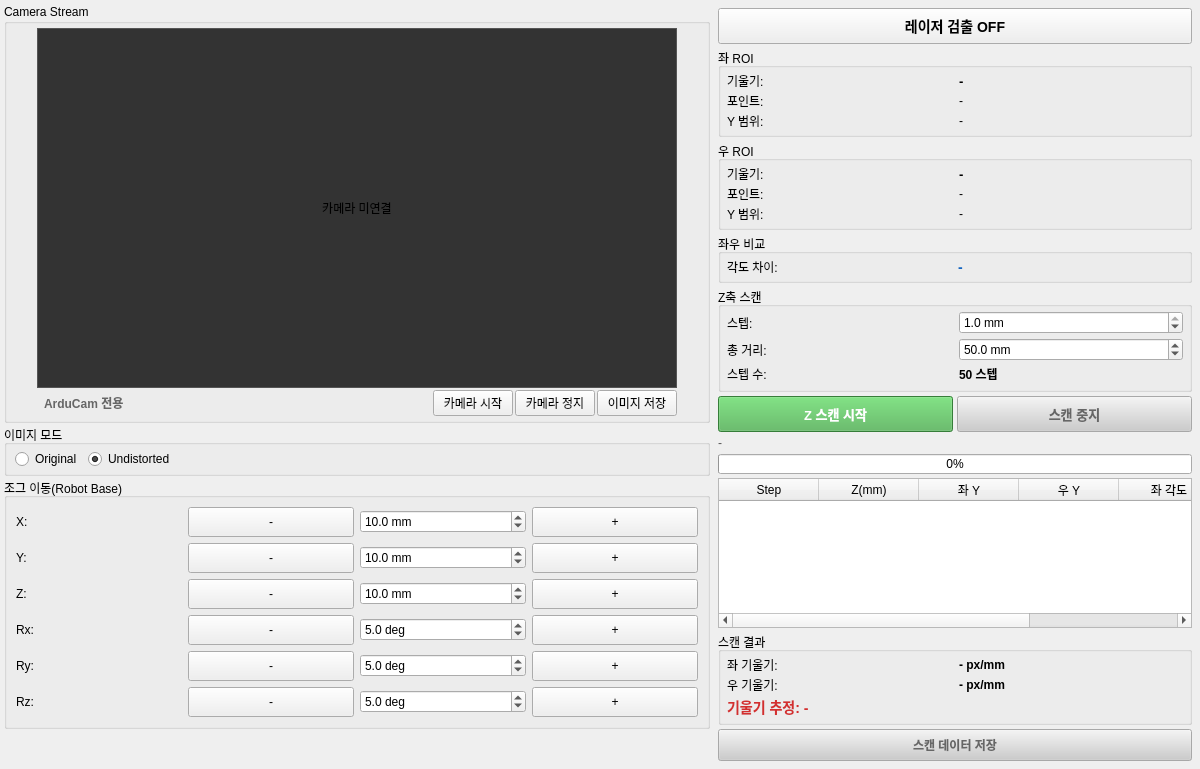
<?xml version="1.0" encoding="UTF-8"?>
<ui version="4.0">
 <class>TabLaserScan</class>
 <widget class="QWidget" name="TabLaserScan">
  <property name="geometry">
   <rect>
    <x>0</x>
    <y>0</y>
    <width>1200</width>
    <height>700</height>
   </rect>
  </property>
  <layout class="QHBoxLayout" name="horizontalLayoutMain">
   <property name="spacing"><number>4</number></property>
   <property name="leftMargin"><number>4</number></property>
   <property name="topMargin"><number>4</number></property>
   <property name="rightMargin"><number>4</number></property>
   <property name="bottomMargin"><number>4</number></property>

   <!-- ========== LEFT PANEL: Camera + Jog ========== -->
   <item>
    <widget class="QWidget" name="widgetLeft">
     <layout class="QVBoxLayout" name="verticalLayoutLeft">
      <property name="spacing"><number>2</number></property>
      <property name="leftMargin"><number>0</number></property>
      <property name="topMargin"><number>0</number></property>
      <property name="rightMargin"><number>0</number></property>
      <property name="bottomMargin"><number>0</number></property>

      <!-- Camera Stream -->
      <item>
       <widget class="QGroupBox" name="groupCameraStream">
        <property name="title"><string>Camera Stream</string></property>
        <property name="maximumSize">
         <size><width>710</width><height>16777215</height></size>
        </property>
        <layout class="QVBoxLayout" name="verticalLayoutCamera">
         <property name="spacing"><number>2</number></property>
         <property name="leftMargin"><number>30</number></property>
         <property name="topMargin"><number>4</number></property>
         <property name="rightMargin"><number>30</number></property>
         <property name="bottomMargin"><number>4</number></property>
         <item>
          <widget class="QLabel" name="labelCameraView">
           <property name="sizePolicy">
            <sizepolicy hsizetype="Fixed" vsizetype="Fixed">
             <horstretch>0</horstretch>
             <verstretch>0</verstretch>
            </sizepolicy>
           </property>
           <property name="minimumSize"><size><width>640</width><height>360</height></size></property>
           <property name="maximumSize"><size><width>640</width><height>360</height></size></property>
           <property name="styleSheet"><string>background-color: #333333; border: 1px solid #555555;</string></property>
           <property name="text"><string>카메라 미연결</string></property>
           <property name="alignment"><set>Qt::AlignCenter</set></property>
          </widget>
         </item>
         <item>
          <layout class="QHBoxLayout" name="horizontalLayoutCameraButtons">
           <item>
            <widget class="QLabel" name="labelCameraType">
             <property name="text"><string>ArduCam 전용</string></property>
             <property name="styleSheet"><string>font-weight: bold; color: #666; padding: 4px;</string></property>
            </widget>
           </item>
           <item>
            <spacer name="horizontalSpacerCameraLabel">
             <property name="orientation"><enum>Qt::Horizontal</enum></property>
             <property name="sizeHint" stdset="0"><size><width>20</width><height>20</height></size></property>
            </spacer>
           </item>
           <item>
            <widget class="QPushButton" name="btnStartCamera">
             <property name="text"><string>카메라 시작</string></property>
            </widget>
           </item>
           <item>
            <widget class="QPushButton" name="btnStopCamera">
             <property name="text"><string>카메라 정지</string></property>
            </widget>
           </item>
           <item>
            <widget class="QPushButton" name="btnSaveImage">
             <property name="text"><string>이미지 저장</string></property>
            </widget>
           </item>
          </layout>
         </item>
        </layout>
       </widget>
      </item>

      <!-- 이미지 모드 -->
      <item>
       <widget class="QGroupBox" name="groupImageMode">
        <property name="sizePolicy">
         <sizepolicy hsizetype="Preferred" vsizetype="Fixed">
          <horstretch>0</horstretch>
          <verstretch>0</verstretch>
         </sizepolicy>
        </property>
        <property name="title"><string>이미지 모드</string></property>
        <layout class="QHBoxLayout" name="horizontalLayoutImageMode">
         <property name="leftMargin"><number>8</number></property>
         <property name="topMargin"><number>4</number></property>
         <property name="rightMargin"><number>8</number></property>
         <property name="bottomMargin"><number>4</number></property>
         <item>
          <widget class="QRadioButton" name="radioOriginal">
           <property name="text"><string>Original</string></property>
          </widget>
         </item>
         <item>
          <widget class="QRadioButton" name="radioUndistorted">
           <property name="text"><string>Undistorted</string></property>
           <property name="checked"><bool>true</bool></property>
          </widget>
         </item>
         <item>
          <spacer name="horizontalSpacerImageMode">
           <property name="orientation"><enum>Qt::Horizontal</enum></property>
           <property name="sizeHint" stdset="0"><size><width>40</width><height>20</height></size></property>
          </spacer>
         </item>
        </layout>
       </widget>
      </item>

      <!-- 조그 이동(Robot Base) -->
      <item>
       <widget class="QGroupBox" name="groupJogMove">
        <property name="title"><string>조그 이동(Robot Base)</string></property>
        <layout class="QVBoxLayout" name="verticalLayoutJog">
         <item>
          <layout class="QGridLayout" name="gridLayoutJog">
           <!-- X축 -->
           <item row="0" column="0">
            <widget class="QLabel" name="labelJogX">
             <property name="text"><string>X:</string></property>
            </widget>
           </item>
           <item row="0" column="1">
            <widget class="QPushButton" name="btnJogXMinus">
             <property name="text"><string>-</string></property>
             <property name="minimumSize"><size><width>40</width><height>30</height></size></property>
            </widget>
           </item>
           <item row="0" column="2">
            <widget class="QDoubleSpinBox" name="spinJogStepX">
             <property name="suffix"><string> mm</string></property>
             <property name="decimals"><number>1</number></property>
             <property name="minimum"><double>0.100000000000000</double></property>
             <property name="maximum"><double>100.000000000000000</double></property>
             <property name="value"><double>10.000000000000000</double></property>
            </widget>
           </item>
           <item row="0" column="3">
            <widget class="QPushButton" name="btnJogXPlus">
             <property name="text"><string>+</string></property>
             <property name="minimumSize"><size><width>40</width><height>30</height></size></property>
            </widget>
           </item>
           <!-- Y축 -->
           <item row="1" column="0">
            <widget class="QLabel" name="labelJogY">
             <property name="text"><string>Y:</string></property>
            </widget>
           </item>
           <item row="1" column="1">
            <widget class="QPushButton" name="btnJogYMinus">
             <property name="text"><string>-</string></property>
             <property name="minimumSize"><size><width>40</width><height>30</height></size></property>
            </widget>
           </item>
           <item row="1" column="2">
            <widget class="QDoubleSpinBox" name="spinJogStepY">
             <property name="suffix"><string> mm</string></property>
             <property name="decimals"><number>1</number></property>
             <property name="minimum"><double>0.100000000000000</double></property>
             <property name="maximum"><double>100.000000000000000</double></property>
             <property name="value"><double>10.000000000000000</double></property>
            </widget>
           </item>
           <item row="1" column="3">
            <widget class="QPushButton" name="btnJogYPlus">
             <property name="text"><string>+</string></property>
             <property name="minimumSize"><size><width>40</width><height>30</height></size></property>
            </widget>
           </item>
           <!-- Z축 -->
           <item row="2" column="0">
            <widget class="QLabel" name="labelJogZ">
             <property name="text"><string>Z:</string></property>
            </widget>
           </item>
           <item row="2" column="1">
            <widget class="QPushButton" name="btnJogZMinus">
             <property name="text"><string>-</string></property>
             <property name="minimumSize"><size><width>40</width><height>30</height></size></property>
            </widget>
           </item>
           <item row="2" column="2">
            <widget class="QDoubleSpinBox" name="spinJogStepZ">
             <property name="suffix"><string> mm</string></property>
             <property name="decimals"><number>1</number></property>
             <property name="minimum"><double>0.100000000000000</double></property>
             <property name="maximum"><double>100.000000000000000</double></property>
             <property name="value"><double>10.000000000000000</double></property>
            </widget>
           </item>
           <item row="2" column="3">
            <widget class="QPushButton" name="btnJogZPlus">
             <property name="text"><string>+</string></property>
             <property name="minimumSize"><size><width>40</width><height>30</height></size></property>
            </widget>
           </item>
           <!-- Rx축 -->
           <item row="3" column="0">
            <widget class="QLabel" name="labelJogRx">
             <property name="text"><string>Rx:</string></property>
            </widget>
           </item>
           <item row="3" column="1">
            <widget class="QPushButton" name="btnJogRxMinus">
             <property name="text"><string>-</string></property>
             <property name="minimumSize"><size><width>40</width><height>30</height></size></property>
            </widget>
           </item>
           <item row="3" column="2">
            <widget class="QDoubleSpinBox" name="spinJogStepRx">
             <property name="suffix"><string> deg</string></property>
             <property name="decimals"><number>1</number></property>
             <property name="minimum"><double>0.100000000000000</double></property>
             <property name="maximum"><double>90.000000000000000</double></property>
             <property name="value"><double>5.000000000000000</double></property>
            </widget>
           </item>
           <item row="3" column="3">
            <widget class="QPushButton" name="btnJogRxPlus">
             <property name="text"><string>+</string></property>
             <property name="minimumSize"><size><width>40</width><height>30</height></size></property>
            </widget>
           </item>
           <!-- Ry축 -->
           <item row="4" column="0">
            <widget class="QLabel" name="labelJogRy">
             <property name="text"><string>Ry:</string></property>
            </widget>
           </item>
           <item row="4" column="1">
            <widget class="QPushButton" name="btnJogRyMinus">
             <property name="text"><string>-</string></property>
             <property name="minimumSize"><size><width>40</width><height>30</height></size></property>
            </widget>
           </item>
           <item row="4" column="2">
            <widget class="QDoubleSpinBox" name="spinJogStepRy">
             <property name="suffix"><string> deg</string></property>
             <property name="decimals"><number>1</number></property>
             <property name="minimum"><double>0.100000000000000</double></property>
             <property name="maximum"><double>90.000000000000000</double></property>
             <property name="value"><double>5.000000000000000</double></property>
            </widget>
           </item>
           <item row="4" column="3">
            <widget class="QPushButton" name="btnJogRyPlus">
             <property name="text"><string>+</string></property>
             <property name="minimumSize"><size><width>40</width><height>30</height></size></property>
            </widget>
           </item>
           <!-- Rz축 -->
           <item row="5" column="0">
            <widget class="QLabel" name="labelJogRz">
             <property name="text"><string>Rz:</string></property>
            </widget>
           </item>
           <item row="5" column="1">
            <widget class="QPushButton" name="btnJogRzMinus">
             <property name="text"><string>-</string></property>
             <property name="minimumSize"><size><width>40</width><height>30</height></size></property>
            </widget>
           </item>
           <item row="5" column="2">
            <widget class="QDoubleSpinBox" name="spinJogStepRz">
             <property name="suffix"><string> deg</string></property>
             <property name="decimals"><number>1</number></property>
             <property name="minimum"><double>0.100000000000000</double></property>
             <property name="maximum"><double>90.000000000000000</double></property>
             <property name="value"><double>5.000000000000000</double></property>
            </widget>
           </item>
           <item row="5" column="3">
            <widget class="QPushButton" name="btnJogRzPlus">
             <property name="text"><string>+</string></property>
             <property name="minimumSize"><size><width>40</width><height>30</height></size></property>
            </widget>
           </item>
          </layout>
         </item>
        </layout>
       </widget>
      </item>

      <!-- Spacer -->
      <item>
       <spacer name="verticalSpacerLeft">
        <property name="orientation"><enum>Qt::Vertical</enum></property>
        <property name="sizeHint" stdset="0"><size><width>20</width><height>40</height></size></property>
       </spacer>
      </item>

     </layout>
    </widget>
   </item>

   <!-- ========== RIGHT PANEL: 레이저 검출 결과 ========== -->
   <item>
    <widget class="QWidget" name="widgetRight">
     <property name="minimumSize"><size><width>300</width><height>0</height></size></property>
     <layout class="QVBoxLayout" name="verticalLayoutRight">
      <property name="spacing"><number>4</number></property>
      <property name="leftMargin"><number>4</number></property>
      <property name="topMargin"><number>4</number></property>
      <property name="rightMargin"><number>4</number></property>
      <property name="bottomMargin"><number>4</number></property>

      <!-- 레이저 검출 토글 -->
      <item>
       <widget class="QPushButton" name="btnToggleLaser">
        <property name="text"><string>레이저 검출 OFF</string></property>
        <property name="checkable"><bool>true</bool></property>
        <property name="minimumSize"><size><width>0</width><height>36</height></size></property>
        <property name="styleSheet">
         <string>QPushButton { padding: 8px; font-weight: bold; font-size: 14px; }
QPushButton:checked { background-color: #E91E96; color: white; }</string>
        </property>
       </widget>
      </item>

      <!-- 좌 ROI 결과 -->
      <item>
       <widget class="QGroupBox" name="groupLeftROI">
        <property name="title"><string>좌 ROI</string></property>
        <layout class="QGridLayout" name="gridLayoutLeft">
         <property name="horizontalSpacing"><number>8</number></property>
         <property name="verticalSpacing"><number>2</number></property>
         <property name="leftMargin"><number>6</number></property>
         <property name="topMargin"><number>4</number></property>
         <property name="rightMargin"><number>6</number></property>
         <property name="bottomMargin"><number>4</number></property>
         <item row="0" column="0">
          <widget class="QLabel"><property name="text"><string>기울기:</string></property></widget>
         </item>
         <item row="0" column="1">
          <widget class="QLabel" name="labelLeftAngle">
           <property name="text"><string>-</string></property>
           <property name="styleSheet"><string>font-weight: bold; font-size: 13px;</string></property>
          </widget>
         </item>
         <item row="1" column="0">
          <widget class="QLabel"><property name="text"><string>포인트:</string></property></widget>
         </item>
         <item row="1" column="1">
          <widget class="QLabel" name="labelLeftPoints">
           <property name="text"><string>-</string></property>
          </widget>
         </item>
         <item row="2" column="0">
          <widget class="QLabel"><property name="text"><string>Y 범위:</string></property></widget>
         </item>
         <item row="2" column="1">
          <widget class="QLabel" name="labelLeftYRange">
           <property name="text"><string>-</string></property>
          </widget>
         </item>
        </layout>
       </widget>
      </item>

      <!-- 우 ROI 결과 -->
      <item>
       <widget class="QGroupBox" name="groupRightROI">
        <property name="title"><string>우 ROI</string></property>
        <layout class="QGridLayout" name="gridLayoutRight">
         <property name="horizontalSpacing"><number>8</number></property>
         <property name="verticalSpacing"><number>2</number></property>
         <property name="leftMargin"><number>6</number></property>
         <property name="topMargin"><number>4</number></property>
         <property name="rightMargin"><number>6</number></property>
         <property name="bottomMargin"><number>4</number></property>
         <item row="0" column="0">
          <widget class="QLabel"><property name="text"><string>기울기:</string></property></widget>
         </item>
         <item row="0" column="1">
          <widget class="QLabel" name="labelRightAngle">
           <property name="text"><string>-</string></property>
           <property name="styleSheet"><string>font-weight: bold; font-size: 13px;</string></property>
          </widget>
         </item>
         <item row="1" column="0">
          <widget class="QLabel"><property name="text"><string>포인트:</string></property></widget>
         </item>
         <item row="1" column="1">
          <widget class="QLabel" name="labelRightPoints">
           <property name="text"><string>-</string></property>
          </widget>
         </item>
         <item row="2" column="0">
          <widget class="QLabel"><property name="text"><string>Y 범위:</string></property></widget>
         </item>
         <item row="2" column="1">
          <widget class="QLabel" name="labelRightYRange">
           <property name="text"><string>-</string></property>
          </widget>
         </item>
        </layout>
       </widget>
      </item>

      <!-- 각도 차이 -->
      <item>
       <widget class="QGroupBox" name="groupAngleDiff">
        <property name="title"><string>좌우 비교</string></property>
        <layout class="QHBoxLayout" name="hLayoutAngleDiff">
         <property name="leftMargin"><number>6</number></property>
         <property name="topMargin"><number>4</number></property>
         <property name="rightMargin"><number>6</number></property>
         <property name="bottomMargin"><number>4</number></property>
         <item>
          <widget class="QLabel"><property name="text"><string>각도 차이:</string></property></widget>
         </item>
         <item>
          <widget class="QLabel" name="labelAngleDiff">
           <property name="text"><string>-</string></property>
           <property name="styleSheet"><string>font-weight: bold; font-size: 14px; color: #1565C0;</string></property>
          </widget>
         </item>
        </layout>
       </widget>
      </item>

      <!-- ========== Z축 스캔 설정 ========== -->
      <item>
       <widget class="QGroupBox" name="groupScanSettings">
        <property name="title"><string>Z축 스캔</string></property>
        <layout class="QGridLayout" name="gridScanSettings">
         <property name="horizontalSpacing"><number>8</number></property>
         <property name="verticalSpacing"><number>4</number></property>
         <property name="leftMargin"><number>6</number></property>
         <property name="topMargin"><number>4</number></property>
         <property name="rightMargin"><number>6</number></property>
         <property name="bottomMargin"><number>6</number></property>
         <item row="0" column="0">
          <widget class="QLabel"><property name="text"><string>스텝:</string></property></widget>
         </item>
         <item row="0" column="1">
          <widget class="QDoubleSpinBox" name="spinScanStep">
           <property name="minimum"><double>0.100000000000000</double></property>
           <property name="maximum"><double>1.000000000000000</double></property>
           <property name="singleStep"><double>0.100000000000000</double></property>
           <property name="value"><double>1.000000000000000</double></property>
           <property name="suffix"><string> mm</string></property>
           <property name="decimals"><number>1</number></property>
          </widget>
         </item>
         <item row="1" column="0">
          <widget class="QLabel"><property name="text"><string>총 거리:</string></property></widget>
         </item>
         <item row="1" column="1">
          <widget class="QDoubleSpinBox" name="spinScanDistance">
           <property name="minimum"><double>1.000000000000000</double></property>
           <property name="maximum"><double>100.000000000000000</double></property>
           <property name="singleStep"><double>5.000000000000000</double></property>
           <property name="value"><double>50.000000000000000</double></property>
           <property name="suffix"><string> mm</string></property>
           <property name="decimals"><number>1</number></property>
          </widget>
         </item>
         <item row="2" column="0">
          <widget class="QLabel"><property name="text"><string>스텝 수:</string></property></widget>
         </item>
         <item row="2" column="1">
          <widget class="QLabel" name="labelScanStepCount">
           <property name="text"><string>50 스텝</string></property>
           <property name="styleSheet"><string>font-weight: bold;</string></property>
          </widget>
         </item>
        </layout>
       </widget>
      </item>

      <!-- 스캔 시작/중지 버튼 -->
      <item>
       <layout class="QHBoxLayout" name="hLayoutScanButtons">
        <item>
         <widget class="QPushButton" name="btnScanStart">
          <property name="text"><string>Z 스캔 시작</string></property>
          <property name="minimumSize"><size><width>0</width><height>36</height></size></property>
          <property name="styleSheet">
           <string>QPushButton { padding: 8px; font-weight: bold; font-size: 13px; background-color: #4CAF50; color: white; }
QPushButton:hover { background-color: #45a049; }
QPushButton:disabled { background-color: #cccccc; color: #666666; }</string>
          </property>
         </widget>
        </item>
        <item>
         <widget class="QPushButton" name="btnScanStop">
          <property name="text"><string>스캔 중지</string></property>
          <property name="enabled"><bool>false</bool></property>
          <property name="minimumSize"><size><width>0</width><height>36</height></size></property>
          <property name="styleSheet">
           <string>QPushButton { padding: 8px; font-weight: bold; font-size: 13px; background-color: #f44336; color: white; }
QPushButton:hover { background-color: #da190b; }
QPushButton:disabled { background-color: #cccccc; color: #666666; }</string>
          </property>
         </widget>
        </item>
       </layout>
      </item>

      <!-- 스캔 진행 상태 -->
      <item>
       <widget class="QLabel" name="labelScanStatus">
        <property name="text"><string>-</string></property>
        <property name="styleSheet"><string>color: #555; font-size: 12px;</string></property>
       </widget>
      </item>
      <item>
       <widget class="QProgressBar" name="progressScan">
        <property name="value"><number>0</number></property>
        <property name="maximumSize"><size><width>16777215</width><height>20</height></size></property>
       </widget>
      </item>

      <!-- 스캔 데이터 테이블 -->
      <item>
       <widget class="QTableWidget" name="tableScanData">
        <property name="minimumSize"><size><width>0</width><height>150</height></size></property>
        <property name="maximumSize"><size><width>16777215</width><height>200</height></size></property>
        <property name="columnCount"><number>6</number></property>
        <property name="rowCount"><number>0</number></property>
        <property name="alternatingRowColors"><bool>true</bool></property>
        <property name="selectionMode"><enum>QAbstractItemView::NoSelection</enum></property>
        <property name="editTriggers"><set>QAbstractItemView::NoEditTriggers</set></property>
        <property name="styleSheet"><string>QTableWidget { font-size: 11px; }</string></property>
        <column><property name="text"><string>Step</string></property></column>
        <column><property name="text"><string>Z(mm)</string></property></column>
        <column><property name="text"><string>좌 Y</string></property></column>
        <column><property name="text"><string>우 Y</string></property></column>
        <column><property name="text"><string>좌 각도</string></property></column>
        <column><property name="text"><string>우 각도</string></property></column>
       </widget>
      </item>

      <!-- 최종 결과 -->
      <item>
       <widget class="QGroupBox" name="groupScanResults">
        <property name="title"><string>스캔 결과</string></property>
        <layout class="QGridLayout" name="gridScanResults">
         <property name="horizontalSpacing"><number>8</number></property>
         <property name="verticalSpacing"><number>2</number></property>
         <property name="leftMargin"><number>6</number></property>
         <property name="topMargin"><number>4</number></property>
         <property name="rightMargin"><number>6</number></property>
         <property name="bottomMargin"><number>4</number></property>
         <item row="0" column="0">
          <widget class="QLabel"><property name="text"><string>좌 기울기:</string></property></widget>
         </item>
         <item row="0" column="1">
          <widget class="QLabel" name="labelLeftSlope">
           <property name="text"><string>- px/mm</string></property>
           <property name="styleSheet"><string>font-weight: bold;</string></property>
          </widget>
         </item>
         <item row="1" column="0">
          <widget class="QLabel"><property name="text"><string>우 기울기:</string></property></widget>
         </item>
         <item row="1" column="1">
          <widget class="QLabel" name="labelRightSlope">
           <property name="text"><string>- px/mm</string></property>
           <property name="styleSheet"><string>font-weight: bold;</string></property>
          </widget>
         </item>
         <item row="2" column="0" colspan="2">
          <widget class="QLabel" name="labelTiltEstimate">
           <property name="text"><string>기울기 추정: -</string></property>
           <property name="styleSheet"><string>font-weight: bold; font-size: 14px; color: #D32F2F;</string></property>
          </widget>
         </item>
        </layout>
       </widget>
      </item>

      <!-- 데이터 저장 버튼 -->
      <item>
       <widget class="QPushButton" name="btnSaveScanData">
        <property name="text"><string>스캔 데이터 저장</string></property>
        <property name="enabled"><bool>false</bool></property>
        <property name="minimumSize"><size><width>0</width><height>32</height></size></property>
        <property name="styleSheet">
         <string>QPushButton { padding: 6px; font-weight: bold; }
QPushButton:disabled { background-color: #cccccc; color: #666666; }</string>
        </property>
       </widget>
      </item>

      <!-- Spacer -->
      <item>
       <spacer name="verticalSpacerRight">
        <property name="orientation"><enum>Qt::Vertical</enum></property>
        <property name="sizeHint" stdset="0"><size><width>20</width><height>40</height></size></property>
       </spacer>
      </item>

     </layout>
    </widget>
   </item>

  </layout>
 </widget>
 <resources/>
 <connections/>
</ui>
